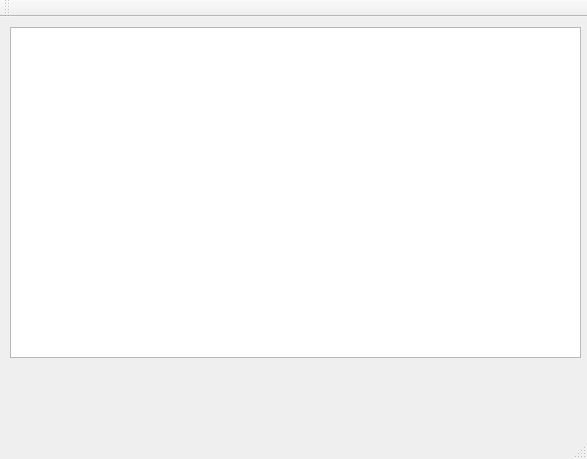
<?xml version="1.0" encoding="UTF-8"?>
<ui version="4.0">
 <class>MainWindow</class>
 <widget class="QMainWindow" name="MainWindow">
  <property name="geometry">
   <rect>
    <x>0</x>
    <y>0</y>
    <width>587</width>
    <height>459</height>
   </rect>
  </property>
  <property name="windowTitle">
   <string>MainWindow</string>
  </property>
  <widget class="QWidget" name="centralWidget">
   <widget class="QGraphicsView" name="graphicsView">
    <property name="geometry">
     <rect>
      <x>10</x>
      <y>10</y>
      <width>571</width>
      <height>331</height>
     </rect>
    </property>
   </widget>
  </widget>
  <widget class="QMenuBar" name="menuBar">
   <property name="geometry">
    <rect>
     <x>0</x>
     <y>0</y>
     <width>587</width>
     <height>20</height>
    </rect>
   </property>
  </widget>
  <widget class="QToolBar" name="mainToolBar">
   <attribute name="toolBarArea">
    <enum>TopToolBarArea</enum>
   </attribute>
   <attribute name="toolBarBreak">
    <bool>false</bool>
   </attribute>
  </widget>
  <widget class="QStatusBar" name="statusBar"/>
 </widget>
 <layoutdefault spacing="6" margin="11"/>
 <resources/>
 <connections/>
</ui>
